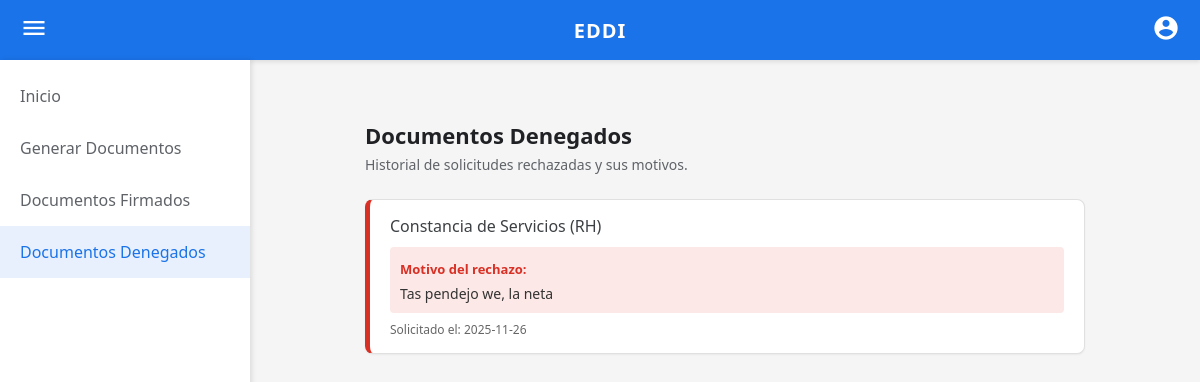
The app's page /documentos_denegados (signed in), older data.
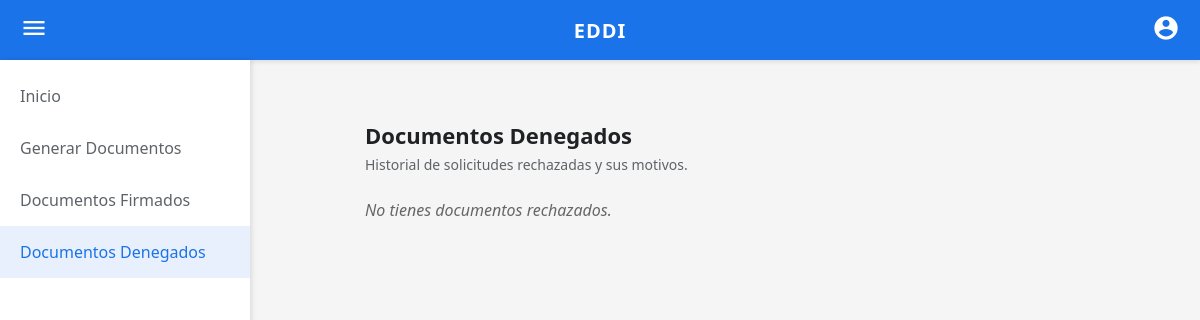
The same page, newer data.
### tables this page shows
CREATE TABLE SolicitudesDocumentos (
    id_solicitud INTEGER PRIMARY KEY AUTOINCREMENT,
    id_docente_solicitante INT NOT NULL,
    id_usuario_destinatario INT NOT NULL,
    tipo_documento VARCHAR(50) NOT NULL,
    estado VARCHAR(20) DEFAULT 'Pendiente', 
    fecha_solicitud DATE DEFAULT (date('now')),
    fecha_firma DATETIME,
    motivo_rechazo TEXT,
    FOREIGN KEY (id_docente_solicitante) REFERENCES Docentes(id_docente),
    FOREIGN KEY (id_usuario_destinatario) REFERENCES Usuarios(id_usuario)
);

### app.py (the view)
@app.route('/documentos_denegados')
def documentos_denegados():
    if 'user_id' not in session: return redirect(url_for('login'))
    user_id = session['user_id']
    conn = get_db_connection()
    cursor = conn.cursor()
    query = """
        SELECT * FROM SolicitudesDocumentos
        WHERE id_docente_solicitante = ? AND estado = 'Rechazado'
        ORDER BY fecha_solicitud DESC
    """
    cursor.execute(query, (user_id,))
    documentos = cursor.fetchall()
    conn.close()
    datos_docente = obtener_datos_docente_completo(user_id)
    return render_template('documentos_denegados.html', docente=datos_docente, documentos=documentos)

### app.py (called while the page is built)
def get_db_connection():
    base_dir = os.path.abspath(os.path.dirname(__file__))
    db_path = os.path.join(base_dir, 'EDDI.db')
    conn = sqlite3.connect(db_path)
    conn.row_factory = sqlite3.Row
    return conn

def obtener_datos_docente_completo(user_id):
    conn = get_db_connection()
    cursor = conn.cursor()
    query = """
        SELECT d.*, i.nombre_institucion, p.nombre_plaza, p.clave_presupuestal, dept.nombre AS departamento
        FROM Docentes d
        JOIN Instituciones i ON d.id_institucion = i.id_institucion
        JOIN Plazas p ON d.id_plaza = p.id_plaza
        JOIN Departamentos dept ON d.id_departamento = dept.id_departamento
        WHERE d.id_docente = ?
    """
    cursor.execute(query, (user_id,))
    datos = cursor.fetchone()
    conn.close()
    return datos

### templates/documentos_denegados.html (shortened to what this page needs)
<!DOCTYPE html>
<html lang="es">
<head>
    <link rel="stylesheet" href="{{ url_for('static', filename='dashboard.css') }}">
</head>
<body>
    <header class="main-header">
        <div class="icon-container" id="menu-toggle-btn"><span class="material-icons">menu</span></div>
        <div class="logo-text">EDDI</div>
        <div class="icon-container"><span class="material-icons">account_circle</span></div>
    </header>
    <div id="sidebar" class="sidebar show">
        <a href="{{ url_for('dashboard') }}" class="sidebar-link">Inicio</a>
        {% if session['rol'] == 'docente' %}
            <a href="{{ url_for('generar_documentos') }}" class="sidebar-link">Generar Documentos</a>
            <a href="{{ url_for('documentos_firmados') }}" class="sidebar-link">Documentos Firmados</a>
            <a href="{{ url_for('documentos_denegados') }}" class="sidebar-link active">Documentos Denegados</a>
        {% endif %}
    </div>
    <main class="main-content-fixed">
        <div class="docs-container">
            <h2>Documentos Denegados</h2>
            <p class="subtitle">Historial de solicitudes rechazadas y sus motivos.</p>
            <div class="docs-list">
                {% if documentos %}
                    {% for doc in documentos %}
                    <div class="doc-item" style="border-left: 5px solid #d93025;"> <div style="display:flex; flex-direction:column; width: 100%;">
                            <span class="doc-name">
                                {% if doc.tipo_documento == 'constancia_rh' %}Constancia de Servicios (RH){% endif %}
                            </span>
                            <div style="margin-top: 10px; background-color: #fce8e6; padding: 10px; border-radius: 4px;">
                                <span style="font-size: 13px; color: #d93025; font-weight: bold;">Motivo del rechazo:</span>
                                <p style="font-size: 14px; color: #333; margin-top: 5px;">{{ doc.motivo_rechazo }}</p>
                            </div>
                            <span style="font-size: 12px; color: #666; margin-top: 8px;">
                                Solicitado el: {{ doc.fecha_solicitud }}
                            </span>
                        </div>
                    </div>
                    {% endfor %}
                {% else %}
                    <div class="docs-list-placeholder">
                        <p style="color: #666; font-style: italic;">No tienes documentos rechazados.</p>
                    </div>
                {% endif %}
            </div>
        </div>
    </main>
</body>
</html>

Row changes from the older to the newer data that the page shows:
no longer on this page (row edited): SolicitudesDocumentos: tipo_documento "Constancia de Servicios (RH)", motivo_rechazo "Tas pendejo we, la neta", fecha_solicitud "2025-11-26"
Text that changed along with them:
text now shown: "No tienes documentos rechazados."
